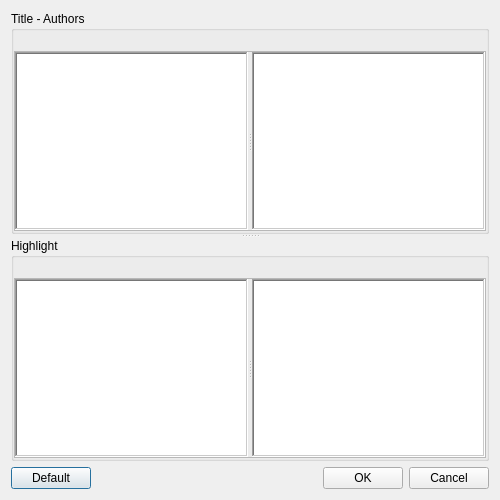
<?xml version="1.0" encoding="UTF-8"?>
<ui version="4.0">
 <class>EditTemplate</class>
 <widget class="QDialog" name="EditTemplate">
  <property name="geometry">
   <rect>
    <x>0</x>
    <y>0</y>
    <width>500</width>
    <height>500</height>
   </rect>
  </property>
  <property name="styleSheet">
   <string notr="true"/>
  </property>
  <property name="locale">
   <locale language="English" country="UnitedStates"/>
  </property>
  <property name="modal">
   <bool>false</bool>
  </property>
  <layout class="QVBoxLayout" name="verticalLayout_3">
   <item>
    <widget class="QSplitter" name="splitter">
     <property name="minimumSize">
      <size>
       <width>0</width>
       <height>200</height>
      </size>
     </property>
     <property name="orientation">
      <enum>Qt::Vertical</enum>
     </property>
     <property name="childrenCollapsible">
      <bool>false</bool>
     </property>
     <widget class="QGroupBox" name="groupBox">
      <property name="styleSheet">
       <string notr="true"/>
      </property>
      <property name="title">
       <string>Title - Authors</string>
      </property>
      <layout class="QVBoxLayout" name="verticalLayout">
       <property name="margin">
        <number>0</number>
       </property>
       <item>
        <widget class="QLabel" name="head_help_lbl">
         <property name="text">
          <string/>
         </property>
         <property name="wordWrap">
          <bool>true</bool>
         </property>
        </widget>
       </item>
       <item>
        <widget class="QFrame" name="frame_2">
         <property name="frameShape">
          <enum>QFrame::StyledPanel</enum>
         </property>
         <property name="frameShadow">
          <enum>QFrame::Raised</enum>
         </property>
         <layout class="QHBoxLayout" name="horizontalLayout_2">
          <property name="margin">
           <number>0</number>
          </property>
          <item>
           <widget class="QSplitter" name="head_split">
            <property name="sizePolicy">
             <sizepolicy hsizetype="Expanding" vsizetype="Expanding">
              <horstretch>0</horstretch>
              <verstretch>0</verstretch>
             </sizepolicy>
            </property>
            <property name="orientation">
             <enum>Qt::Horizontal</enum>
            </property>
            <widget class="QTextEdit" name="head_edit_txt">
             <property name="frameShape">
              <enum>QFrame::WinPanel</enum>
             </property>
             <property name="acceptRichText">
              <bool>false</bool>
             </property>
            </widget>
            <widget class="QTextEdit" name="head_preview_txt">
             <property name="frameShape">
              <enum>QFrame::WinPanel</enum>
             </property>
             <property name="readOnly">
              <bool>true</bool>
             </property>
            </widget>
           </widget>
          </item>
         </layout>
        </widget>
       </item>
      </layout>
     </widget>
     <widget class="QGroupBox" name="groupBox_2">
      <property name="title">
       <string>Highlight</string>
      </property>
      <layout class="QVBoxLayout" name="verticalLayout_2">
       <property name="margin">
        <number>0</number>
       </property>
       <item>
        <widget class="QLabel" name="body_help_lbl">
         <property name="text">
          <string/>
         </property>
         <property name="wordWrap">
          <bool>true</bool>
         </property>
        </widget>
       </item>
       <item>
        <widget class="QFrame" name="frame">
         <property name="frameShape">
          <enum>QFrame::StyledPanel</enum>
         </property>
         <property name="frameShadow">
          <enum>QFrame::Raised</enum>
         </property>
         <layout class="QHBoxLayout" name="horizontalLayout_3">
          <property name="margin">
           <number>0</number>
          </property>
          <item>
           <widget class="QSplitter" name="body_split">
            <property name="sizePolicy">
             <sizepolicy hsizetype="Expanding" vsizetype="Expanding">
              <horstretch>0</horstretch>
              <verstretch>0</verstretch>
             </sizepolicy>
            </property>
            <property name="orientation">
             <enum>Qt::Horizontal</enum>
            </property>
            <widget class="QTextEdit" name="body_edit_txt">
             <property name="frameShape">
              <enum>QFrame::WinPanel</enum>
             </property>
             <property name="acceptRichText">
              <bool>false</bool>
             </property>
            </widget>
            <widget class="QTextEdit" name="body_preview_txt">
             <property name="frameShape">
              <enum>QFrame::WinPanel</enum>
             </property>
             <property name="readOnly">
              <bool>true</bool>
             </property>
            </widget>
           </widget>
          </item>
         </layout>
        </widget>
       </item>
      </layout>
     </widget>
    </widget>
   </item>
   <item>
    <widget class="QFrame" name="btn_box">
     <property name="sizePolicy">
      <sizepolicy hsizetype="Preferred" vsizetype="Fixed">
       <horstretch>0</horstretch>
       <verstretch>0</verstretch>
      </sizepolicy>
     </property>
     <layout class="QHBoxLayout" name="horizontalLayout">
      <property name="margin">
       <number>0</number>
      </property>
      <item>
       <widget class="QPushButton" name="default_btn">
        <property name="text">
         <string>Default</string>
        </property>
       </widget>
      </item>
      <item>
       <spacer name="horizontalSpacer">
        <property name="orientation">
         <enum>Qt::Horizontal</enum>
        </property>
        <property name="sizeHint" stdset="0">
         <size>
          <width>175</width>
          <height>20</height>
         </size>
        </property>
       </spacer>
      </item>
      <item>
       <widget class="QPushButton" name="ok_btn">
        <property name="toolTip">
         <string>Check online for an updated version</string>
        </property>
        <property name="text">
         <string>OK</string>
        </property>
       </widget>
      </item>
      <item>
       <widget class="QPushButton" name="cancel_btn">
        <property name="text">
         <string>Cancel</string>
        </property>
       </widget>
      </item>
     </layout>
    </widget>
   </item>
  </layout>
 </widget>
 <resources>
 <include location="images.qrc"/>
 </resources>
 <connections/>
</ui>
